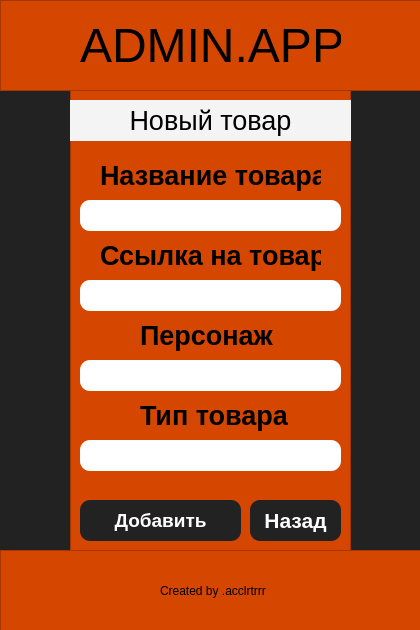
<?xml version="1.0" encoding="UTF-8"?>
<ui version="4.0">
 <class>MainWindow</class>
 <widget class="QMainWindow" name="MainWindow">
  <property name="geometry">
   <rect>
    <x>0</x>
    <y>0</y>
    <width>420</width>
    <height>630</height>
   </rect>
  </property>
  <property name="windowTitle">
   <string>MainWindow</string>
  </property>
  <widget class="QWidget" name="centralwidget">
   <property name="styleSheet">
    <string notr="true">background-color: rgb(34, 34, 34)</string>
   </property>
   <widget class="QFrame" name="frame">
    <property name="geometry">
     <rect>
      <x>0</x>
      <y>0</y>
      <width>481</width>
      <height>91</height>
     </rect>
    </property>
    <property name="styleSheet">
     <string notr="true">background-color: rgb(213, 71, 0)</string>
    </property>
    <property name="frameShape">
     <enum>QFrame::StyledPanel</enum>
    </property>
    <property name="frameShadow">
     <enum>QFrame::Raised</enum>
    </property>
    <widget class="QLabel" name="label_7">
     <property name="geometry">
      <rect>
       <x>80</x>
       <y>20</y>
       <width>261</width>
       <height>51</height>
      </rect>
     </property>
     <property name="font">
      <font>
       <family>Yu Gothic UI</family>
       <pointsize>36</pointsize>
      </font>
     </property>
     <property name="text">
      <string>ADMIN.APP</string>
     </property>
    </widget>
   </widget>
   <widget class="QFrame" name="frame_2">
    <property name="geometry">
     <rect>
      <x>70</x>
      <y>90</y>
      <width>281</width>
      <height>471</height>
     </rect>
    </property>
    <property name="font">
     <font>
      <family>Train One</family>
      <pointsize>18</pointsize>
     </font>
    </property>
    <property name="styleSheet">
     <string notr="true">background-color: rgb(213, 71, 0)</string>
    </property>
    <property name="frameShape">
     <enum>QFrame::StyledPanel</enum>
    </property>
    <property name="frameShadow">
     <enum>QFrame::Raised</enum>
    </property>
    <widget class="QPushButton" name="pushButton">
     <property name="enabled">
      <bool>true</bool>
     </property>
     <property name="geometry">
      <rect>
       <x>10</x>
       <y>410</y>
       <width>161</width>
       <height>41</height>
      </rect>
     </property>
     <property name="font">
      <font>
       <family>Yu Gothic UI</family>
       <pointsize>14</pointsize>
       <weight>75</weight>
       <bold>true</bold>
      </font>
     </property>
     <property name="mouseTracking">
      <bool>false</bool>
     </property>
     <property name="layoutDirection">
      <enum>Qt::LeftToRight</enum>
     </property>
     <property name="styleSheet">
      <string notr="true">QPushButton{
	background-color: rgb(34, 34, 34);
	border-radius: 10;
	color: white
}

QPushButton: pressed{
	background-color: rgb(81, 81, 81)
}</string>
     </property>
     <property name="text">
      <string>Добавить</string>
     </property>
    </widget>
    <widget class="QPushButton" name="pushButton_4">
     <property name="geometry">
      <rect>
       <x>180</x>
       <y>410</y>
       <width>91</width>
       <height>41</height>
      </rect>
     </property>
     <property name="font">
      <font>
       <family>Yu Gothic UI</family>
       <pointsize>16</pointsize>
       <weight>75</weight>
       <bold>true</bold>
      </font>
     </property>
     <property name="layoutDirection">
      <enum>Qt::LeftToRight</enum>
     </property>
     <property name="styleSheet">
      <string notr="true">QPushButton{
	background-color: rgb(34, 34, 34);
	border-radius: 10;
	color: white
}

QPushButton: pressed{
	background-color: rgb(81, 81, 81)
}</string>
     </property>
     <property name="text">
      <string>Назад</string>
     </property>
    </widget>
    <widget class="QLabel" name="label_3">
     <property name="geometry">
      <rect>
       <x>30</x>
       <y>70</y>
       <width>221</width>
       <height>31</height>
      </rect>
     </property>
     <property name="font">
      <font>
       <family>Yu Gothic UI</family>
       <pointsize>20</pointsize>
       <weight>75</weight>
       <bold>true</bold>
      </font>
     </property>
     <property name="text">
      <string>Название товара</string>
     </property>
    </widget>
    <widget class="QLineEdit" name="lineEdit">
     <property name="geometry">
      <rect>
       <x>10</x>
       <y>110</y>
       <width>261</width>
       <height>31</height>
      </rect>
     </property>
     <property name="font">
      <font>
       <family>Yu Gothic UI</family>
       <pointsize>10</pointsize>
       <weight>75</weight>
       <bold>true</bold>
      </font>
     </property>
     <property name="styleSheet">
      <string notr="true">background-color: white;
border-radius: 10;
</string>
     </property>
    </widget>
    <widget class="QLabel" name="label_4">
     <property name="geometry">
      <rect>
       <x>30</x>
       <y>150</y>
       <width>221</width>
       <height>31</height>
      </rect>
     </property>
     <property name="font">
      <font>
       <family>Yu Gothic UI</family>
       <pointsize>20</pointsize>
       <weight>75</weight>
       <bold>true</bold>
      </font>
     </property>
     <property name="text">
      <string>Ссылка на товар</string>
     </property>
    </widget>
    <widget class="QLineEdit" name="lineEdit_2">
     <property name="geometry">
      <rect>
       <x>10</x>
       <y>190</y>
       <width>261</width>
       <height>31</height>
      </rect>
     </property>
     <property name="font">
      <font>
       <family>Yu Gothic UI</family>
       <pointsize>10</pointsize>
       <weight>75</weight>
       <bold>true</bold>
      </font>
     </property>
     <property name="styleSheet">
      <string notr="true">background-color: white;
border-radius: 10; </string>
     </property>
    </widget>
    <widget class="QLabel" name="label_5">
     <property name="geometry">
      <rect>
       <x>70</x>
       <y>230</y>
       <width>141</width>
       <height>31</height>
      </rect>
     </property>
     <property name="font">
      <font>
       <family>Yu Gothic UI</family>
       <pointsize>20</pointsize>
       <weight>75</weight>
       <bold>true</bold>
      </font>
     </property>
     <property name="text">
      <string>Персонаж</string>
     </property>
    </widget>
    <widget class="QLineEdit" name="lineEdit_3">
     <property name="geometry">
      <rect>
       <x>10</x>
       <y>270</y>
       <width>261</width>
       <height>31</height>
      </rect>
     </property>
     <property name="font">
      <font>
       <family>Yu Gothic UI</family>
       <pointsize>10</pointsize>
       <weight>75</weight>
       <bold>true</bold>
      </font>
     </property>
     <property name="styleSheet">
      <string notr="true">background-color: white;
border-radius: 10; </string>
     </property>
    </widget>
    <widget class="QLabel" name="label_6">
     <property name="geometry">
      <rect>
       <x>70</x>
       <y>310</y>
       <width>151</width>
       <height>31</height>
      </rect>
     </property>
     <property name="font">
      <font>
       <family>Yu Gothic UI</family>
       <pointsize>20</pointsize>
       <weight>75</weight>
       <bold>true</bold>
      </font>
     </property>
     <property name="text">
      <string>Тип товара</string>
     </property>
    </widget>
    <widget class="QLineEdit" name="lineEdit_4">
     <property name="geometry">
      <rect>
       <x>10</x>
       <y>350</y>
       <width>261</width>
       <height>31</height>
      </rect>
     </property>
     <property name="font">
      <font>
       <family>Yu Gothic UI</family>
       <pointsize>10</pointsize>
       <weight>75</weight>
       <bold>true</bold>
      </font>
     </property>
     <property name="styleSheet">
      <string notr="true">background-color: white;
border-radius: 10; </string>
     </property>
    </widget>
    <widget class="QLabel" name="label_8">
     <property name="geometry">
      <rect>
       <x>0</x>
       <y>10</y>
       <width>281</width>
       <height>41</height>
      </rect>
     </property>
     <property name="font">
      <font>
       <family>Yu Gothic UI</family>
       <pointsize>20</pointsize>
      </font>
     </property>
     <property name="styleSheet">
      <string notr="true">background-color: rgb(244, 244, 244);
</string>
     </property>
     <property name="text">
      <string>Новый товар</string>
     </property>
     <property name="alignment">
      <set>Qt::AlignCenter</set>
     </property>
    </widget>
   </widget>
   <widget class="QFrame" name="frame_3">
    <property name="geometry">
     <rect>
      <x>0</x>
      <y>550</y>
      <width>481</width>
      <height>91</height>
     </rect>
    </property>
    <property name="styleSheet">
     <string notr="true">background-color: rgb(213, 71, 0)</string>
    </property>
    <property name="frameShape">
     <enum>QFrame::StyledPanel</enum>
    </property>
    <property name="frameShadow">
     <enum>QFrame::Raised</enum>
    </property>
    <widget class="QLabel" name="label_2">
     <property name="geometry">
      <rect>
       <x>160</x>
       <y>30</y>
       <width>111</width>
       <height>21</height>
      </rect>
     </property>
     <property name="font">
      <font>
       <family>Yu Gothic UI</family>
       <pointsize>9</pointsize>
      </font>
     </property>
     <property name="text">
      <string>Created by .acclrtrrr</string>
     </property>
    </widget>
   </widget>
  </widget>
 </widget>
 <resources/>
 <connections/>
</ui>
